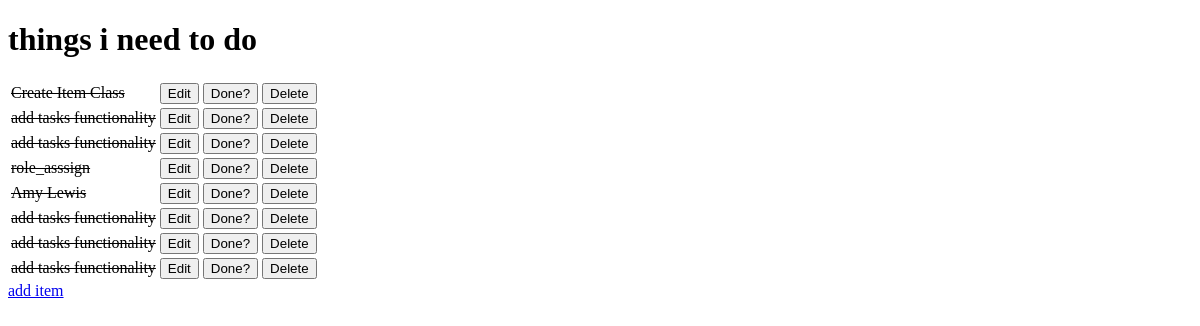
/todo/, run on an earlier commit of the app's database.
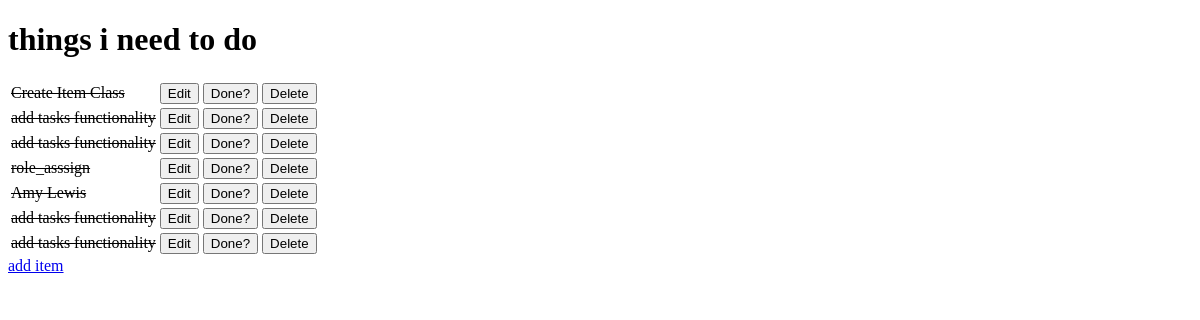
And on a later commit of the database.
### todo/models.py (models this page shows, shortened)
class Item(models.Model):
    name = models.CharField(max_length=50, null=False, blank=False)
    done = models.BooleanField(null=False, blank=False, default=False)

### todo/views.py (the view)
# urls.py: path('todo/', views.get_todo_list, name='get_todo_list'),
def get_todo_list(request):
    items = Item.objects.all()
    context = {
        "items": items
    }
    return render(request, 'todo/todo.html', context)

### todo/templates/todo/todo.html (shortened to what this page needs)
<!DOCTYPE html>
<html lang="en">
<head>
</head>
<body>
    <h1>things i need to do</h1>
    <table>
    {% for item in items %}
        <tr>
            {% if item.done %}
                <td>
                    <strike>{{ item.name }}</strike>
                </td>
            {% else %}
                <td>{{ item.name }}</td>
            {% endif %}
            <td>
                <a href="/edit/{{item.id}}">
                    <button>Edit</button>
                </a>
            </td>
            <td>
                <a href="/toggle/{{item.id}}">
                    <button>Done?</button>
                </a>
            </td>
            <td>
                <a href="/delete/{{item.id}}">
                    <button>Delete</button>
                </a>
            </td>
        </tr>
        {% empty %}
            <tr>
                <td>You have nothing to do</td>
            </tr>
    {% endfor %}
    </table>
    <a href="/add_todo">add item</a>
</body>
</html>

What changed in the data, as far as the page shows it:
removed Item: name "add tasks functionality"
